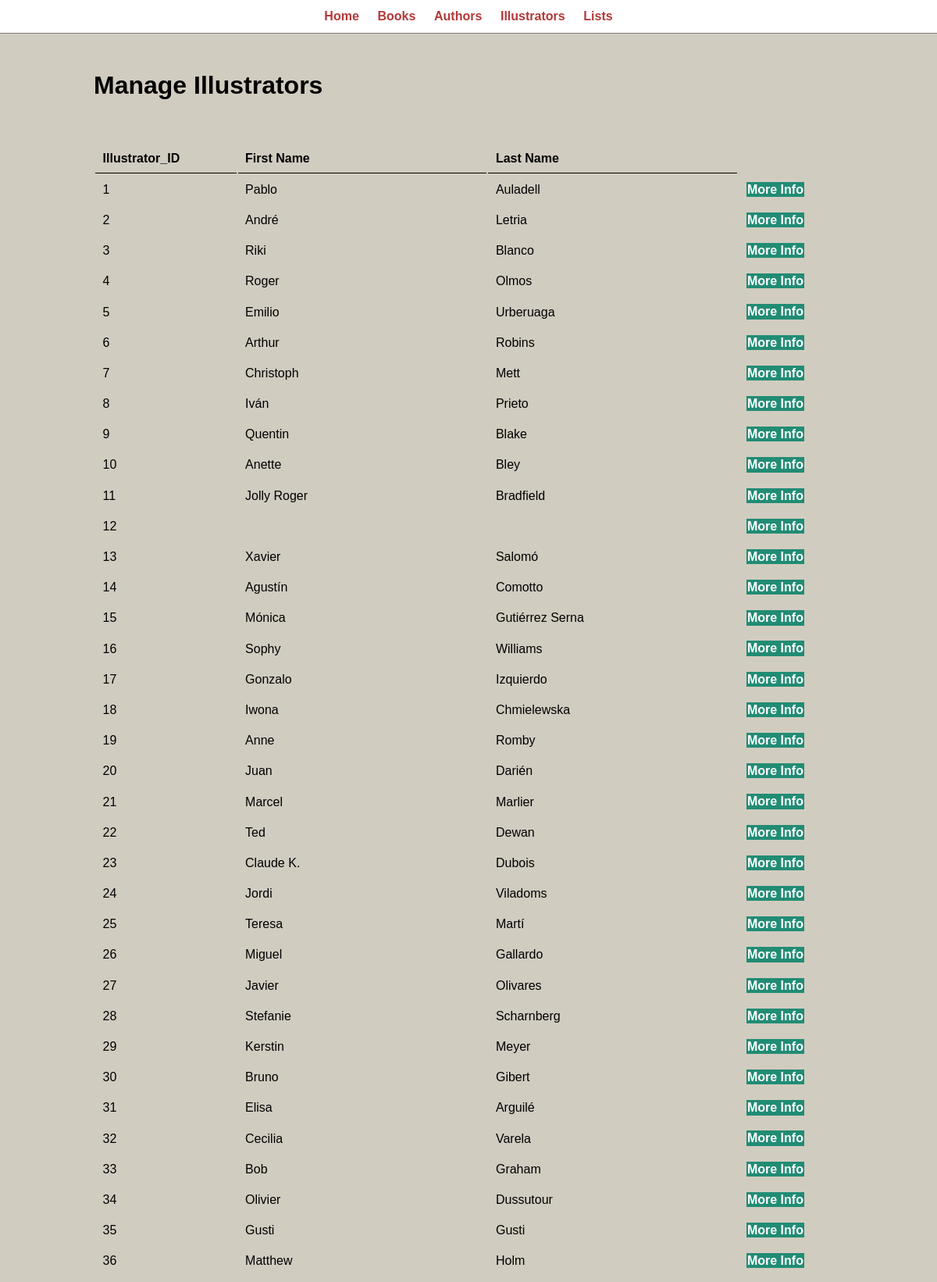
The app's page /MadridLibrariesProject/main/illustrators.php (upper part) with its own data.
### tables this page shows
CREATE TABLE `illustrators` (
  `illustrator_id` int NOT NULL AUTO_INCREMENT,
  `first_name` varchar(64) DEFAULT NULL,
  `last_name` varchar(64) DEFAULT NULL,
  PRIMARY KEY (`illustrator_id`)
);

### MadridLibrariesProject/main/illustrators.php (the view)
<?php include('./partials/menu.php'); ?>
<div class="main-content">
    <div class="wrapper">
        <h1>Manage Illustrators</h1>
        <br /><br /><br />
        <table class="tbl-full">
            <tr>
                <th>Illustrator_ID</th>
                <th>First Name</th>
                <th>Last Name</th>
            </tr>
            <?php
            $sql = "SELECT * FROM illustrators";
            $res = mysqli_query($conn, $sql);
            $count = mysqli_num_rows($res);
            if ($count > 0) {
                while ($row = mysqli_fetch_assoc($res)) {
                    $illustrator_id = ucwords($row['illustrator_id']);
                    $first_name = ucwords($row['first_name']);
                    $last_name = ucwords($row['last_name']);
            ?>
            <tr>
                <td><?php echo $illustrator_id ?></td>
                <td><?php echo $first_name ?></td>
                <td><?php echo $last_name ?></td>
                <td><a href="#" class="btn-secondary">More Info</a>
            </tr>
            <?php
                }
            } ?>
        </table>
    </div>
</div>
<?php include('./partials/footer.php'); ?>

### MadridLibrariesProject/css/main.css (style rules this page uses)
* { margin: 0; padding: 0; font-family: Arial, Helvetica, sans-serif; }
.wrapper { padding: 1%; width: 80%; margin: 0 auto; }
.tbl-full { width: 100%; }
table tr th { border-bottom: 1px solid black; padding: 1%; text-align: left; }
table tr td { padding: 1%; }
.btn-secondary { background-color: #218c74; padding: 1%; color: white; text-decoration: none; font-weight: bold; }
.main-content { background-color: #d1ccc0; padding: 3% 0; }

### records on screen
illustrators: illustrator_id "1", first_name "Pablo", last_name "Auladell"
illustrators: illustrator_id "2", first_name "André", last_name "Letria"
illustrators: illustrator_id "3", first_name "Riki", last_name "Blanco"
illustrators: illustrator_id "4", first_name "Roger", last_name "Olmos"
illustrators: illustrator_id "5", first_name "Emilio", last_name "Urberuaga"
illustrators: illustrator_id "6", first_name "Arthur", last_name "Robins"
illustrators: illustrator_id "7", first_name "Christoph", last_name "Mett"
illustrators: illustrator_id "8", first_name "Iván", last_name "Prieto"
illustrators: illustrator_id "9", first_name "Quentin", last_name "Blake"
illustrators: illustrator_id "10", first_name "Anette", last_name "Bley"
illustrators: illustrator_id "11", first_name "Jolly Roger", last_name "Bradfield"
illustrators: illustrator_id "12"
illustrators: illustrator_id "13", first_name "Xavier", last_name "Salomó"
illustrators: illustrator_id "14", first_name "Agustín", last_name "Comotto"
illustrators: illustrator_id "15", first_name "Mónica", last_name "Gutiérrez Serna"
illustrators: illustrator_id "16", first_name "Sophy", last_name "Williams"
illustrators: illustrator_id "17", first_name "Gonzalo", last_name "Izquierdo"
illustrators: illustrator_id "18", first_name "Iwona", last_name "Chmielewska"
illustrators: illustrator_id "19", first_name "Anne", last_name "Romby"
illustrators: illustrator_id "20", first_name "Juan", last_name "Darién"
illustrators: illustrator_id "21", first_name "Marcel", last_name "Marlier"
illustrators: illustrator_id "22", first_name "Ted", last_name "Dewan"
illustrators: illustrator_id "23", first_name "Claude K.", last_name "Dubois"
illustrators: illustrator_id "24", first_name "Jordi", last_name "Viladoms"
illustrators: illustrator_id "25", first_name "Teresa", last_name "Martí"
illustrators: illustrator_id "26", first_name "Miguel", last_name "Gallardo"
illustrators: illustrator_id "27", first_name "Javier", last_name "Olivares"
illustrators: illustrator_id "28", first_name "Stefanie", last_name "Scharnberg"
illustrators: illustrator_id "29", first_name "Kerstin", last_name "Meyer"
illustrators: illustrator_id "30", first_name "Bruno", last_name "Gibert"
illustrators: illustrator_id "31", first_name "Elisa", last_name "Arguilé"
illustrators: illustrator_id "32", first_name "Cecilia", last_name "Varela"
illustrators: illustrator_id "33", first_name "Bob", last_name "Graham"
illustrators: illustrator_id "34", first_name "Olivier", last_name "Dussutour"
illustrators: illustrator_id "35", first_name "Gusti", last_name "Gusti"
illustrators: illustrator_id "36", first_name "Matthew", last_name "Holm"
